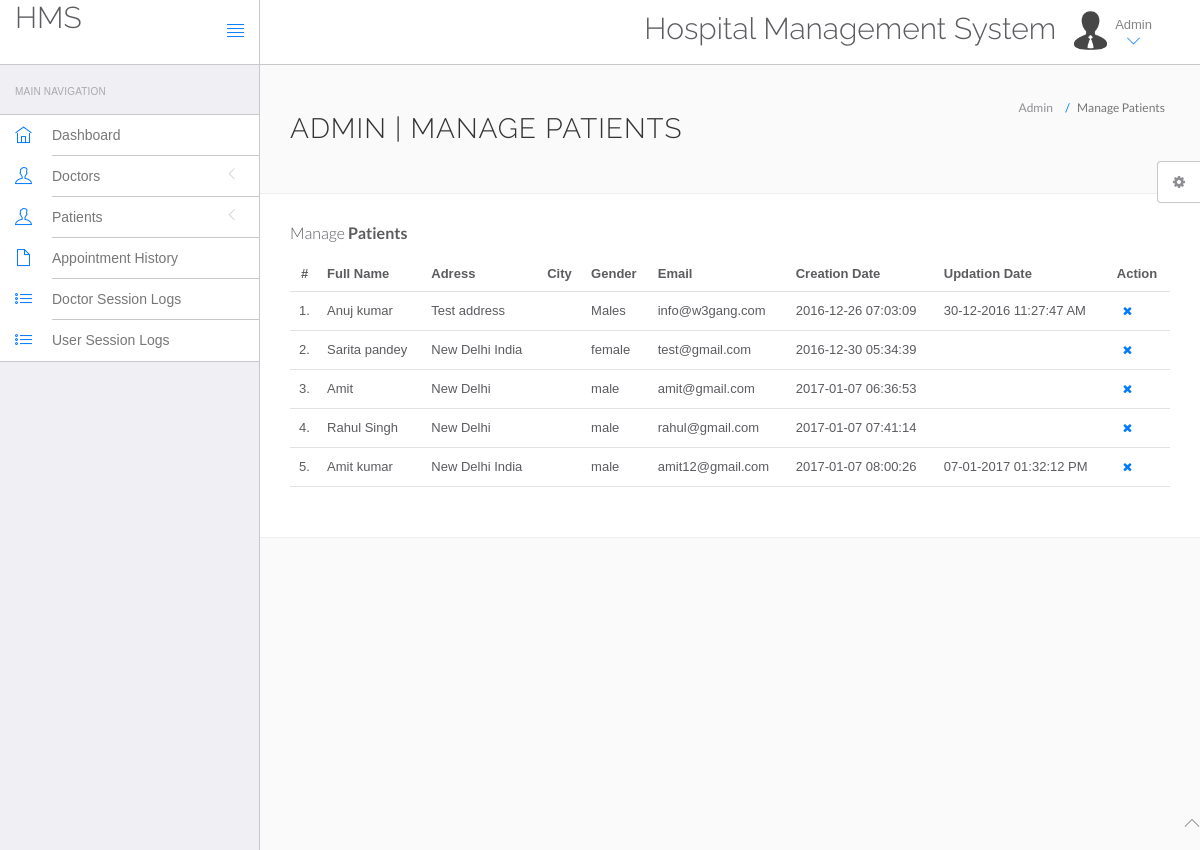
/hms/admin/manage-users.php (signed in), run on the app's committed database.
### tables this page shows
CREATE TABLE IF NOT EXISTS `users` (
  `id` int(11) NOT NULL,
  `fullName` varchar(255) NOT NULL,
  `address` longtext NOT NULL,
  `country` varchar(255) NOT NULL,
  `gender` varchar(255) NOT NULL,
  `email` varchar(255) NOT NULL,
  `password` varchar(255) NOT NULL,
  `regDate` timestamp NOT NULL DEFAULT CURRENT_TIMESTAMP,
  `updationDate` varchar(255) NOT NULL
);

### hms/admin/manage-users.php (the view, shortened to what this page needs)
<?php
include('include/config.php');
?>
<!DOCTYPE html>
<html lang="en">
	<head>
		<link rel="stylesheet" href="vendor/bootstrap/css/bootstrap.min.css">
		<link rel="stylesheet" href="vendor/fontawesome/css/font-awesome.min.css">
		<link rel="stylesheet" href="vendor/themify-icons/themify-icons.min.css">
		<link href="vendor/animate.css/animate.min.css" rel="stylesheet" media="screen">
		<link href="vendor/perfect-scrollbar/perfect-scrollbar.min.css" rel="stylesheet" media="screen">
		<link href="vendor/switchery/switchery.min.css" rel="stylesheet" media="screen">
		<link href="vendor/bootstrap-touchspin/jquery.bootstrap-touchspin.min.css" rel="stylesheet" media="screen">
		<link href="vendor/select2/select2.min.css" rel="stylesheet" media="screen">
		<link href="vendor/bootstrap-datepicker/bootstrap-datepicker3.standalone.min.css" rel="stylesheet" media="screen">
		<link href="vendor/bootstrap-timepicker/bootstrap-timepicker.min.css" rel="stylesheet" media="screen">
		<link rel="stylesheet" href="assets/css/styles.css">
		<link rel="stylesheet" href="assets/css/plugins.css">
		<link rel="stylesheet" href="assets/css/themes/theme-1.css" id="skin_color" />
	</head>
	<body>
		<div id="app">
<?php include('include/sidebar.php');?>
			<div class="app-content">
						<?php include('include/header.php');?>
				<div class="main-content" >
					<div class="wrap-content container" id="container">
						<section id="page-title">
							<div class="row">
								<div class="col-sm-8">
									<h1 class="mainTitle">Admin | Manage Patients</h1>
																	</div>
								<ol class="breadcrumb">
									<li>
										<span>Admin</span>
									</li>
									<li class="active">
										<span>Manage Patients</span>
									</li>
								</ol>
							</div>
						</section>
						<div class="container-fluid container-fullw bg-white">
									<div class="row">
								<div class="col-md-12">
									<h5 class="over-title margin-bottom-15">Manage <span class="text-bold">Patients</span></h5>
									<table class="table table-hover" id="sample-table-1">
										<thead>
											<tr>
												<th class="center">#</th>
												<th>Full Name</th>
												<th class="hidden-xs">Adress</th>
												<th>City</th>
												<th>Gender </th>
												<th>Email </th>
												<th>Creation Date </th>
												<th>Updation Date </th>
												<th>Action</th>
											</tr>
										</thead>
										<tbody>
<?php
$sql=mysqli_query($con,"select * from users");
$cnt=1;
while($row=mysqli_fetch_array($sql))
{
?>
											<tr>
												<td class="center"><?php echo $cnt;?>.</td>
												<td class="hidden-xs"><?php echo $row['fullName'];?></td>
												<td><?php echo $row['address'];?></td>
												<td><?php echo $row['city'];?>
												</td>
												<td><?php echo $row['gender'];?></td>
												<td><?php echo $row['email'];?></td>
												<td><?php echo $row['regDate'];?></td>
												<td><?php echo $row['updationDate'];?>
												</td>
												<td >
												<div class="visible-md visible-lg hidden-sm hidden-xs">
	<a href="manage-users.php?id=<?php echo $row['id']?>&del=delete" onClick="return confirm('Are you sure you want to delete?')"class="btn btn-transparent btn-xs tooltips" tooltip-placement="top" tooltip="Remove"><i class="fa fa-times fa fa-white"></i></a>
												</div>
												</td>
											</tr>
											<?php
$cnt=$cnt+1;
											 }?>
										</tbody>
									</table>
								</div>
							</div>
								</div>
							</div>
						</div>
					</div>
				</div>
	<?php include('include/footer.php');?>
	<?php include('include/setting.php');?>
	</body>
</html>

### hms/admin/include/sidebar.php (shortened to what this page needs)
<div class="sidebar app-aside" id="sidebar">
				<div class="sidebar-container perfect-scrollbar">
<nav>
						<div class="navbar-title">
							<span>Main Navigation</span>
						</div>
						<ul class="main-navigation-menu">
							<li>
								<a href="dashboard.php">
									<div class="item-content">
										<div class="item-media">
											<i class="ti-home"></i>
										</div>
										<div class="item-inner">
											<span class="title"> Dashboard </span>
										</div>
									</div>
								</a>
							</li>
							<li>
								<a href="javascript:void(0)">
									<div class="item-content">
										<div class="item-media">
											<i class="ti-user"></i>
										</div>
										<div class="item-inner">
											<span class="title"> Doctors </span><i class="icon-arrow"></i>
										</div>
									</div>
								</a>
								</li>
				<li>
								<a href="javascript:void(0)">
									<div class="item-content">
										<div class="item-media">
											<i class="ti-user"></i>
										</div>
										<div class="item-inner">
											<span class="title"> Patients </span><i class="icon-arrow"></i>
										</div>
									</div>
								</a>
								</li>
<li>
								<a href="appointment-history.php">
									<div class="item-content">
										<div class="item-media">
											<i class="ti-file"></i>
										</div>
										<div class="item-inner">
											<span class="title"> Appointment History </span>
										</div>
									</div>
								</a>
							</li>
	<li>
								<a href="doctor-logs.php">
									<div class="item-content">
										<div class="item-media">
											<i class="ti-list"></i>
										</div>
										<div class="item-inner">
											<span class="title"> Doctor Session Logs </span>
										</div>
									</div>
								</a>
							</li>
							<li>
								<a href="user-logs.php">
									<div class="item-content">
										<div class="item-media">
											<i class="ti-list"></i>
										</div>
										<div class="item-inner">
											<span class="title"> User Session Logs </span>
										</div>
									</div>
								</a>
							</li>
						</ul>
					</nav>
					</div>
			</div>

### hms/admin/include/header.php (shortened to what this page needs)
<header class="navbar navbar-default navbar-static-top">
					<div class="navbar-header">
						<a class="navbar-brand" href="#">
							<h2 style="padding-top:2% ">HMS</h2>
						</a>
						<a href="#" class="sidebar-toggler pull-right visible-md visible-lg" data-toggle-class="app-sidebar-closed" data-toggle-target="#app">
							<i class="ti-align-justify"></i>
						</a>
					</div>
					<div class="navbar-collapse collapse">
						<ul class="nav navbar-right">
								<li  style="padding-top:2% ">
								<h2>Hospital Management System</h2>
							</li>
							<li class="dropdown current-user">
								<a href class="dropdown-toggle" data-toggle="dropdown">
									<img src="assets/images/avatar-1.jpg" alt="Peter"> <span class="username">
			Admin
									<i class="ti-angle-down"></i></i></span>
								</a>
							</li>
						</ul>
					</div>
				</header>

### hms/admin/include/footer.php
<footer>
				<div class="footer-inner">
					<div class="pull-left">
						&copy; <span class="current-year"></span><span class="text-bold text-uppercase"> HMS</span>. <span>All rights reserved</span>
					</div>
					<div class="pull-right">
						<span class="go-top"><i class="ti-angle-up"></i></span>
					</div>
				</div>
			</footer>

### hms/admin/include/setting.php (shortened to what this page needs)
<div class="settings panel panel-default hidden-xs hidden-sm" id="settings">
				<button ct-toggle="toggle" data-toggle-class="active" data-toggle-target="#settings" class="btn btn-default">
					<i class="fa fa-spin fa-gear"></i>
				</button>
			</div>

### hms/admin/assets/css/plugins.css (style rules this page uses)
.perfect-scrollbar { overflow-y: hidden !important; }

### hms/admin/assets/css/themes/theme-1.css (style rules this page uses)
body { background: #FAFAFA; }
header .navbar-header { background: #ffffff !important; border-right-color: #c8c7cc !important; border-bottom-color: #c8c7cc !important; }
header .navbar-header .sidebar-toggler, header .navbar-header .sidebar-mobile-toggler { color: #007aff !important; }
header .navbar-header .navbar-brand { color: #777 !important; }
header .navbar-collapse { background: #ffffff !important; border-bottom-color: #c8c7cc !important; box-shadow: none !important; }
header .navbar-collapse .navbar-right > li > a { color: #777; }
header .navbar-collapse .navbar-right > li > a i { color: #007aff !important; }
#sidebar { background: #EFEFF4 !important; }
#sidebar:before { border-right-width: "1px" !important; border-right-style: solid; border-right-color: #c8c7cc !important; }
#sidebar nav { border-right-width: "1px" !important; border-right-style: solid; border-right-color: #c8c7cc !important; }
#sidebar nav .navbar-title { color: #aaaaaa; }
#sidebar nav > ul { background: #ffffff !important; border-bottom-color: #c8c7cc !important; border-top-color: #c8c7cc !important; }
#sidebar nav > ul > li > a .item-media > i { color: #007aff !important; }
#sidebar nav > ul > li > a .item-inner { color: #777 !important; border-bottom-color: #c8c7cc; }

### data on the page
users: fullName "Anuj kumar", address "Test address", gender "Males", email "info@w3gang.com", regDate "2016-12-26 07:03:09", updationDate "30-12-2016 11:27:47 AM"
users: fullName "Sarita pandey", address "New Delhi India", gender "female", email "test@gmail.com", regDate "2016-12-30 05:34:39"
users: fullName "Amit", address "New Delhi", gender "male", email "amit@gmail.com", regDate "2017-01-07 06:36:53"
users: fullName "Rahul Singh", address "New Delhi", gender "male", email "rahul@gmail.com", regDate "2017-01-07 07:41:14"
users: fullName "Amit kumar", address "New Delhi India", gender "male", email "amit12@gmail.com", regDate "2017-01-07 08:00:26", updationDate "07-01-2017 01:32:12 PM"
